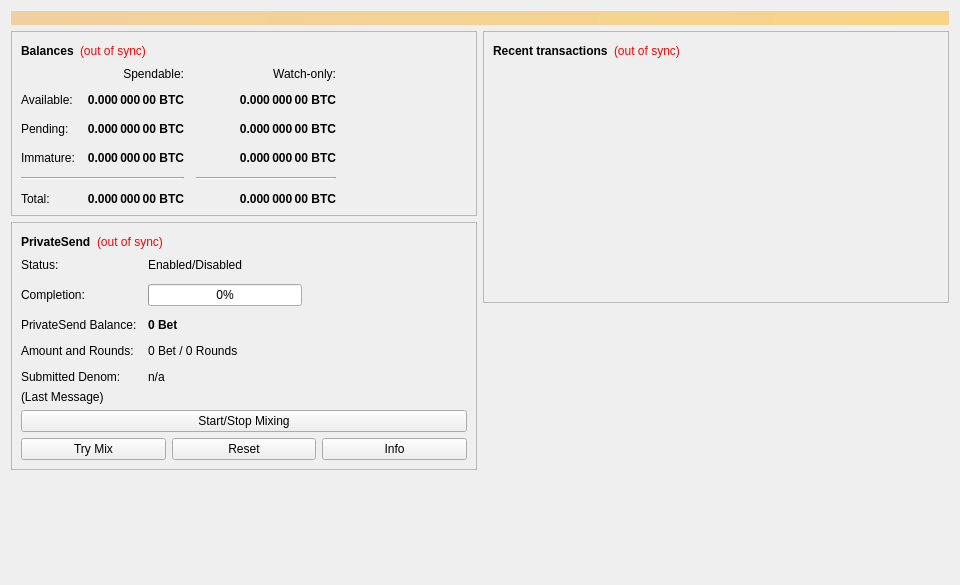
<?xml version="1.0" encoding="UTF-8"?>
<ui version="4.0">
 <class>OverviewPage</class>
 <widget class="QWidget" name="OverviewPage">
  <property name="geometry">
   <rect>
    <x>0</x>
    <y>0</y>
    <width>960</width>
    <height>585</height>
   </rect>
  </property>
  <property name="minimumSize">
   <size>
    <width>960</width>
    <height>0</height>
   </size>
  </property>
  <property name="windowTitle">
   <string>Form</string>
  </property>
  <layout class="QVBoxLayout" name="topLayout">
   <item>
    <widget class="QLabel" name="labelAlerts">
     <property name="visible">
      <bool>false</bool>
     </property>
     <property name="styleSheet">
      <string notr="true">QLabel { background-color: qlineargradient(x1: 0, y1: 0, x2: 1, y2: 0, stop:0 #F0D0A0, stop:1 #F8D488); color:#000000; }</string>
     </property>
     <property name="wordWrap">
      <bool>true</bool>
     </property>
     <property name="margin">
      <number>3</number>
     </property>
     <property name="textInteractionFlags">
      <set>Qt::TextSelectableByMouse</set>
     </property>
    </widget>
   </item>
   <item>
    <layout class="QHBoxLayout" name="horizontalLayout" stretch="1,1">
     <item>
      <layout class="QVBoxLayout" name="verticalLayout_2">
       <item>
        <widget class="QFrame" name="frame">
         <property name="frameShape">
          <enum>QFrame::StyledPanel</enum>
         </property>
         <property name="frameShadow">
          <enum>QFrame::Raised</enum>
         </property>
         <layout class="QVBoxLayout" name="verticalLayout_4">
          <item>
           <layout class="QHBoxLayout" name="horizontalLayout_4">
            <item>
             <widget class="QLabel" name="label_5">
              <property name="font">
               <font>
                <weight>75</weight>
                <bold>true</bold>
               </font>
              </property>
              <property name="text">
               <string>Balances</string>
              </property>
             </widget>
            </item>
            <item>
             <widget class="QLabel" name="labelWalletStatus">
              <property name="toolTip">
               <string>The displayed information may be out of date. Your wallet automatically synchronizes with the Bet network after a connection is established, but this process has not completed yet.</string>
              </property>
              <property name="styleSheet">
               <string notr="true">QLabel { color: red; }</string>
              </property>
              <property name="text">
               <string notr="true">(out of sync)</string>
              </property>
              <property name="alignment">
               <set>Qt::AlignLeading|Qt::AlignLeft|Qt::AlignVCenter</set>
              </property>
             </widget>
            </item>
            <item>
             <spacer name="horizontalSpacer_3">
              <property name="orientation">
               <enum>Qt::Horizontal</enum>
              </property>
              <property name="sizeHint" stdset="0">
               <size>
                <width>40</width>
                <height>20</height>
               </size>
              </property>
             </spacer>
            </item>
           </layout>
          </item>
          <item>
           <layout class="QGridLayout" name="gridLayout">
            <property name="spacing">
             <number>12</number>
            </property>
            <item row="2" column="2">
             <widget class="QLabel" name="labelWatchPending">
              <property name="font">
               <font>
                <weight>75</weight>
                <bold>true</bold>
               </font>
              </property>
              <property name="cursor">
               <cursorShape>IBeamCursor</cursorShape>
              </property>
              <property name="toolTip">
               <string>Unconfirmed transactions to watch-only addresses</string>
              </property>
              <property name="text">
               <string notr="true">0.000 000 00 BTC</string>
              </property>
              <property name="alignment">
               <set>Qt::AlignRight|Qt::AlignTrailing|Qt::AlignVCenter</set>
              </property>
              <property name="textInteractionFlags">
               <set>Qt::LinksAccessibleByMouse|Qt::TextSelectableByKeyboard|Qt::TextSelectableByMouse</set>
              </property>
             </widget>
            </item>
            <item row="2" column="1">
             <widget class="QLabel" name="labelUnconfirmed">
              <property name="font">
               <font>
                <weight>75</weight>
                <bold>true</bold>
               </font>
              </property>
              <property name="cursor">
               <cursorShape>IBeamCursor</cursorShape>
              </property>
              <property name="toolTip">
               <string>Total of transactions that have yet to be confirmed, and do not yet count toward the spendable balance</string>
              </property>
              <property name="text">
               <string notr="true">0.000 000 00 BTC</string>
              </property>
              <property name="alignment">
               <set>Qt::AlignRight|Qt::AlignTrailing|Qt::AlignVCenter</set>
              </property>
              <property name="textInteractionFlags">
               <set>Qt::LinksAccessibleByMouse|Qt::TextSelectableByKeyboard|Qt::TextSelectableByMouse</set>
              </property>
             </widget>
            </item>
            <item row="3" column="2">
             <widget class="QLabel" name="labelWatchImmature">
              <property name="font">
               <font>
                <weight>75</weight>
                <bold>true</bold>
               </font>
              </property>
              <property name="cursor">
               <cursorShape>IBeamCursor</cursorShape>
              </property>
              <property name="toolTip">
               <string>Mined balance in watch-only addresses that has not yet matured</string>
              </property>
              <property name="text">
               <string notr="true">0.000 000 00 BTC</string>
              </property>
              <property name="alignment">
               <set>Qt::AlignRight|Qt::AlignTrailing|Qt::AlignVCenter</set>
              </property>
              <property name="textInteractionFlags">
               <set>Qt::LinksAccessibleByMouse|Qt::TextSelectableByKeyboard|Qt::TextSelectableByMouse</set>
              </property>
             </widget>
            </item>
            <item row="4" column="0" colspan="2">
             <widget class="Line" name="lineSpendableBalance">
              <property name="orientation">
               <enum>Qt::Horizontal</enum>
              </property>
             </widget>
            </item>
            <item row="4" column="2">
             <widget class="Line" name="lineWatchBalance">
              <property name="sizePolicy">
               <sizepolicy hsizetype="Preferred" vsizetype="Fixed">
                <horstretch>0</horstretch>
                <verstretch>0</verstretch>
               </sizepolicy>
              </property>
              <property name="minimumSize">
               <size>
                <width>140</width>
                <height>0</height>
               </size>
              </property>
              <property name="orientation">
               <enum>Qt::Horizontal</enum>
              </property>
             </widget>
            </item>
            <item row="5" column="0">
             <widget class="QLabel" name="labelTotalText">
              <property name="text">
               <string>Total:</string>
              </property>
             </widget>
            </item>
            <item row="3" column="1">
             <widget class="QLabel" name="labelImmature">
              <property name="font">
               <font>
                <weight>75</weight>
                <bold>true</bold>
               </font>
              </property>
              <property name="cursor">
               <cursorShape>IBeamCursor</cursorShape>
              </property>
              <property name="toolTip">
               <string>Mined balance that has not yet matured</string>
              </property>
              <property name="text">
               <string notr="true">0.000 000 00 BTC</string>
              </property>
              <property name="alignment">
               <set>Qt::AlignRight|Qt::AlignTrailing|Qt::AlignVCenter</set>
              </property>
              <property name="textInteractionFlags">
               <set>Qt::LinksAccessibleByMouse|Qt::TextSelectableByKeyboard|Qt::TextSelectableByMouse</set>
              </property>
             </widget>
            </item>
            <item row="2" column="3">
             <spacer name="horizontalSpacer_2">
              <property name="orientation">
               <enum>Qt::Horizontal</enum>
              </property>
              <property name="sizeHint" stdset="0">
               <size>
                <width>40</width>
                <height>20</height>
               </size>
              </property>
             </spacer>
            </item>
            <item row="3" column="0">
             <widget class="QLabel" name="labelImmatureText">
              <property name="text">
               <string>Immature:</string>
              </property>
             </widget>
            </item>
            <item row="5" column="1">
             <widget class="QLabel" name="labelTotal">
              <property name="font">
               <font>
                <weight>75</weight>
                <bold>true</bold>
               </font>
              </property>
              <property name="cursor">
               <cursorShape>IBeamCursor</cursorShape>
              </property>
              <property name="toolTip">
               <string>Your current total balance</string>
              </property>
              <property name="text">
               <string notr="true">0.000 000 00 BTC</string>
              </property>
              <property name="alignment">
               <set>Qt::AlignRight|Qt::AlignTrailing|Qt::AlignVCenter</set>
              </property>
              <property name="textInteractionFlags">
               <set>Qt::LinksAccessibleByMouse|Qt::TextSelectableByKeyboard|Qt::TextSelectableByMouse</set>
              </property>
             </widget>
            </item>
            <item row="5" column="2">
             <widget class="QLabel" name="labelWatchTotal">
              <property name="font">
               <font>
                <weight>75</weight>
                <bold>true</bold>
               </font>
              </property>
              <property name="cursor">
               <cursorShape>IBeamCursor</cursorShape>
              </property>
              <property name="toolTip">
               <string>Current total balance in watch-only addresses</string>
              </property>
              <property name="text">
               <string notr="true">0.000 000 00 BTC</string>
              </property>
              <property name="alignment">
               <set>Qt::AlignRight|Qt::AlignTrailing|Qt::AlignVCenter</set>
              </property>
              <property name="textInteractionFlags">
               <set>Qt::LinksAccessibleByMouse|Qt::TextSelectableByKeyboard|Qt::TextSelectableByMouse</set>
              </property>
             </widget>
            </item>
            <item row="0" column="2">
             <widget class="QLabel" name="labelWatchonly">
              <property name="text">
               <string>Watch-only:</string>
              </property>
              <property name="alignment">
               <set>Qt::AlignRight|Qt::AlignTrailing|Qt::AlignVCenter</set>
              </property>
             </widget>
            </item>
            <item row="1" column="0">
             <widget class="QLabel" name="labelBalanceText">
              <property name="text">
               <string>Available:</string>
              </property>
             </widget>
            </item>
            <item row="1" column="1">
             <widget class="QLabel" name="labelBalance">
              <property name="font">
               <font>
                <weight>75</weight>
                <bold>true</bold>
               </font>
              </property>
              <property name="cursor">
               <cursorShape>IBeamCursor</cursorShape>
              </property>
              <property name="toolTip">
               <string>Your current spendable balance</string>
              </property>
              <property name="text">
               <string notr="true">0.000 000 00 BTC</string>
              </property>
              <property name="alignment">
               <set>Qt::AlignRight|Qt::AlignTrailing|Qt::AlignVCenter</set>
              </property>
              <property name="textInteractionFlags">
               <set>Qt::LinksAccessibleByMouse|Qt::TextSelectableByKeyboard|Qt::TextSelectableByMouse</set>
              </property>
             </widget>
            </item>
            <item row="1" column="2">
             <widget class="QLabel" name="labelWatchAvailable">
              <property name="font">
               <font>
                <weight>75</weight>
                <bold>true</bold>
               </font>
              </property>
              <property name="cursor">
               <cursorShape>IBeamCursor</cursorShape>
              </property>
              <property name="toolTip">
               <string>Your current balance in watch-only addresses</string>
              </property>
              <property name="text">
               <string notr="true">0.000 000 00 BTC</string>
              </property>
              <property name="alignment">
               <set>Qt::AlignRight|Qt::AlignTrailing|Qt::AlignVCenter</set>
              </property>
              <property name="textInteractionFlags">
               <set>Qt::LinksAccessibleByMouse|Qt::TextSelectableByKeyboard|Qt::TextSelectableByMouse</set>
              </property>
             </widget>
            </item>
            <item row="2" column="0">
             <widget class="QLabel" name="labelPendingText">
              <property name="text">
               <string>Pending:</string>
              </property>
             </widget>
            </item>
            <item row="0" column="1">
             <widget class="QLabel" name="labelSpendable">
              <property name="text">
               <string>Spendable:</string>
              </property>
              <property name="alignment">
               <set>Qt::AlignRight|Qt::AlignTrailing|Qt::AlignVCenter</set>
              </property>
             </widget>
            </item>
           </layout>
          </item>
         </layout>
        </widget>
       </item>
       <item>
        <widget class="QFrame" name="framePrivateSend">
         <property name="layoutDirection">
          <enum>Qt::LeftToRight</enum>
         </property>
         <property name="frameShape">
          <enum>QFrame::StyledPanel</enum>
         </property>
         <property name="frameShadow">
          <enum>QFrame::Raised</enum>
         </property>
         <layout class="QVBoxLayout" name="VerticalLayout_PS1">
          <item>
           <layout class="QHBoxLayout" name="horizontalLayout_5">
            <item>
             <widget class="QLabel" name="labelPrivateSendHeader">
              <property name="font">
               <font>
                <weight>75</weight>
                <bold>true</bold>
               </font>
              </property>
              <property name="text">
               <string>PrivateSend</string>
              </property>
             </widget>
            </item>
            <item>
             <widget class="QLabel" name="labelPrivateSendSyncStatus">
              <property name="toolTip">
               <string>The displayed information may be out of date. Your wallet automatically synchronizes with the Bet network after a connection is established, but this process has not completed yet.</string>
              </property>
              <property name="styleSheet">
               <string notr="true">QLabel { color: red; }</string>
              </property>
              <property name="text">
               <string notr="true">(out of sync)</string>
              </property>
              <property name="alignment">
               <set>Qt::AlignLeading|Qt::AlignLeft|Qt::AlignVCenter</set>
              </property>
             </widget>
            </item>
            <item>
             <spacer name="horizontalSpacer_4">
              <property name="orientation">
               <enum>Qt::Horizontal</enum>
              </property>
              <property name="sizeHint" stdset="0">
               <size>
                <width>40</width>
                <height>20</height>
               </size>
              </property>
             </spacer>
            </item>
           </layout>
          </item>
          <item>
           <layout class="QFormLayout" name="privateSendFormLayout">
            <property name="fieldGrowthPolicy">
             <enum>QFormLayout::AllNonFixedFieldsGrow</enum>
            </property>
            <property name="horizontalSpacing">
             <number>11</number>
            </property>
            <property name="verticalSpacing">
             <number>12</number>
            </property>
            <item row="0" column="0">
             <widget class="QLabel" name="labelPrivateSendEnabledText">
              <property name="text">
               <string>Status:</string>
              </property>
             </widget>
            </item>
            <item row="0" column="1">
             <widget class="QLabel" name="labelPrivateSendEnabled">
              <property name="text">
               <string>Enabled/Disabled</string>
              </property>
             </widget>
            </item>
            <item row="1" column="0">
             <widget class="QLabel" name="labelCompletitionText">
              <property name="text">
               <string>Completion:</string>
              </property>
             </widget>
            </item>
            <item row="1" column="1">
             <widget class="QProgressBar" name="privateSendProgress">
              <property name="maximumSize">
               <size>
                <width>154</width>
                <height>16777215</height>
               </size>
              </property>
              <property name="value">
               <number>0</number>
              </property>
             </widget>
            </item>
            <item row="2" column="0">
             <widget class="QLabel" name="labelAnonymizedText">
              <property name="text">
               <string>PrivateSend Balance:</string>
              </property>
             </widget>
            </item>
            <item row="2" column="1">
             <widget class="QLabel" name="labelAnonymized">
              <property name="font">
               <font>
                <weight>75</weight>
                <bold>true</bold>
               </font>
              </property>
              <property name="text">
               <string notr="true">0 Bet</string>
              </property>
             </widget>
            </item>
            <item row="3" column="0">
             <widget class="QLabel" name="labelAmountAndRoundsText">
              <property name="text">
               <string>Amount and Rounds:</string>
              </property>
             </widget>
            </item>
            <item row="3" column="1">
             <widget class="QLabel" name="labelAmountRounds">
              <property name="text">
               <string>0 Bet / 0 Rounds</string>
              </property>
             </widget>
            </item>
            <item row="4" column="0">
             <widget class="QLabel" name="labelSubmittedDenomText">
              <property name="text">
               <string>Submitted Denom:</string>
              </property>
             </widget>
            </item>
            <item row="4" column="1">
             <widget class="QLabel" name="labelSubmittedDenom">
              <property name="toolTip">
               <string>The denominations you submitted to the Masternode.&lt;br&gt;To mix, other users must submit the exact same denominations.</string>
              </property>
              <property name="text">
               <string>n/a</string>
              </property>
             </widget>
            </item>
           </layout>
          </item>
          <item>
           <layout class="QVBoxLayout" name="VerticalLayout_PS">
            <item>
             <widget class="QLabel" name="labelPrivateSendLastMessage">
              <property name="text">
               <string>(Last Message)</string>
              </property>
              <property name="alignment">
               <set>Qt::AlignLeading|Qt::AlignLeft|Qt::AlignTop</set>
              </property>
              <property name="wordWrap">
               <bool>true</bool>
              </property>
             </widget>
            </item>
            <item>
             <widget class="QPushButton" name="togglePrivateSend">
              <property name="sizePolicy">
               <sizepolicy hsizetype="MinimumExpanding" vsizetype="Fixed">
                <horstretch>0</horstretch>
                <verstretch>0</verstretch>
               </sizepolicy>
              </property>
              <property name="text">
               <string>Start/Stop Mixing</string>
              </property>
             </widget>
            </item>
            <item>
             <layout class="QHBoxLayout" name="horizontalLayout_debugbuttons">
              <item>
               <widget class="QPushButton" name="privateSendAuto">
                <property name="sizePolicy">
                 <sizepolicy hsizetype="MinimumExpanding" vsizetype="Fixed">
                  <horstretch>0</horstretch>
                  <verstretch>0</verstretch>
                 </sizepolicy>
                </property>
                <property name="toolTip">
                 <string>Try to manually submit a PrivateSend request.</string>
                </property>
                <property name="text">
                 <string>Try Mix</string>
                </property>
               </widget>
              </item>
              <item>
               <widget class="QPushButton" name="privateSendReset">
                <property name="sizePolicy">
                 <sizepolicy hsizetype="MinimumExpanding" vsizetype="Fixed">
                  <horstretch>0</horstretch>
                  <verstretch>0</verstretch>
                 </sizepolicy>
                </property>
                <property name="toolTip">
                 <string>Reset the current status of PrivateSend (can interrupt PrivateSend if it's in the process of Mixing, which can cost you money!)</string>
                </property>
                <property name="autoFillBackground">
                 <bool>false</bool>
                </property>
                <property name="text">
                 <string>Reset</string>
                </property>
               </widget>
              </item>
              <item>
               <widget class="QPushButton" name="privateSendInfo">
                <property name="sizePolicy">
                 <sizepolicy hsizetype="MinimumExpanding" vsizetype="Fixed">
                  <horstretch>0</horstretch>
                  <verstretch>0</verstretch>
                 </sizepolicy>
                </property>
                <property name="toolTip">
                 <string>Information about PrivateSend and Mixing</string>
                </property>
                <property name="text">
                 <string>Info</string>
                </property>
               </widget>
              </item>
             </layout>
            </item>
           </layout>
          </item>
         </layout>
        </widget>
       </item>
       <item>
        <spacer name="verticalSpacer">
         <property name="orientation">
          <enum>Qt::Vertical</enum>
         </property>
         <property name="sizeHint" stdset="0">
          <size>
           <width>20</width>
           <height>40</height>
          </size>
         </property>
        </spacer>
       </item>
      </layout>
     </item>
     <item>
      <layout class="QVBoxLayout" name="verticalLayout_3">
       <item>
        <widget class="QFrame" name="frame_2">
         <property name="frameShape">
          <enum>QFrame::StyledPanel</enum>
         </property>
         <property name="frameShadow">
          <enum>QFrame::Raised</enum>
         </property>
         <layout class="QVBoxLayout" name="verticalLayout">
          <item>
           <layout class="QHBoxLayout" name="horizontalLayout_2">
            <item>
             <widget class="QLabel" name="label_4">
              <property name="font">
               <font>
                <weight>75</weight>
                <bold>true</bold>
               </font>
              </property>
              <property name="text">
               <string>Recent transactions</string>
              </property>
             </widget>
            </item>
            <item>
             <widget class="QLabel" name="labelTransactionsStatus">
              <property name="toolTip">
               <string>The displayed information may be out of date. Your wallet automatically synchronizes with the Bet network after a connection is established, but this process has not completed yet.</string>
              </property>
              <property name="styleSheet">
               <string notr="true">QLabel { color: red; }</string>
              </property>
              <property name="text">
               <string notr="true">(out of sync)</string>
              </property>
              <property name="alignment">
               <set>Qt::AlignLeading|Qt::AlignLeft|Qt::AlignVCenter</set>
              </property>
             </widget>
            </item>
            <item>
             <spacer name="horizontalSpacer">
              <property name="orientation">
               <enum>Qt::Horizontal</enum>
              </property>
              <property name="sizeHint" stdset="0">
               <size>
                <width>40</width>
                <height>20</height>
               </size>
              </property>
             </spacer>
            </item>
           </layout>
          </item>
          <item>
           <widget class="QListView" name="listTransactions">
            <property name="styleSheet">
             <string notr="true">QListView { background: transparent; }</string>
            </property>
            <property name="frameShape">
             <enum>QFrame::NoFrame</enum>
            </property>
            <property name="verticalScrollBarPolicy">
             <enum>Qt::ScrollBarAlwaysOff</enum>
            </property>
            <property name="horizontalScrollBarPolicy">
             <enum>Qt::ScrollBarAlwaysOff</enum>
            </property>
            <property name="selectionMode">
             <enum>QAbstractItemView::NoSelection</enum>
            </property>
           </widget>
          </item>
         </layout>
        </widget>
       </item>
       <item>
        <spacer name="verticalSpacer_2">
         <property name="orientation">
          <enum>Qt::Vertical</enum>
         </property>
         <property name="sizeHint" stdset="0">
          <size>
           <width>20</width>
           <height>40</height>
          </size>
         </property>
        </spacer>
       </item>
      </layout>
     </item>
    </layout>
   </item>
  </layout>
 </widget>
 <resources/>
 <connections/>
</ui>
